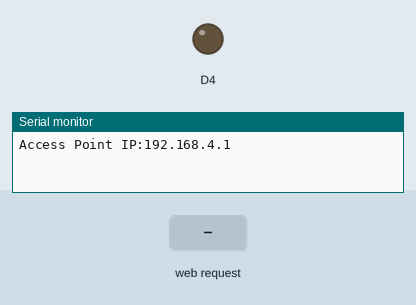
Bench run of a sketch on a simulated ESP8266 (NodeMCU). Parts: output pins drawn as LEDs (lit = HIGH), the last lines printed to the serial monitor. Inputs (shaded band) come from the test bench.

Above: at 1.2 s.
1.3 s: HTTP request GET /ledon received
At 2.5 s:
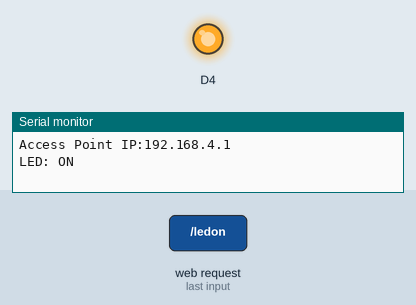
2.8 s: HTTP request GET / received
At 3.9 s:
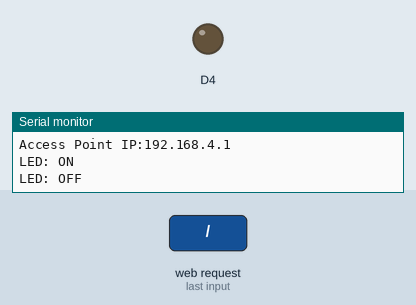
Timing chart, 0 to 5.8 s (numbered marks = the images above; inputs shaded):
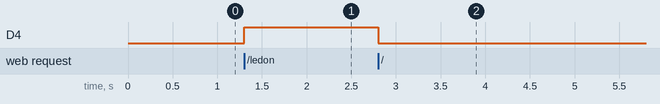

Measured:
- after the input at 1.3 s, D4: LOW → HIGH at once
- after the input at 2.8 s, D4: HIGH → LOW at once

The sketch:

ESP8266_Webserver_Access_Point_Mode.ino
```cpp
#include <ESP8266WiFi.h>
#include <ESP8266WebServer.h>

/* Put your SSID & Password */
const char* ssid = "NodeMCU";
const char* password = "123456789";

ESP8266WebServer server(80);

bool LEDstatus = LOW;

void setup() {
  Serial.begin(9600);
  pinMode(D4, OUTPUT);
  WiFi.softAP(ssid, password);

  IPAddress myIP = WiFi.softAPIP();
  Serial.print("Access Point IP:");
  Serial.println(myIP);

  server.on("/", handle_OnConnect);
  server.on("/ledon", handle_ledon);
  server.on("/ledoff", handle_ledoff);
  server.onNotFound(handle_NotFound);

  server.begin();
  //Serial.println("HTTP Server Started");
}

void loop() {
  server.handleClient();

  if(LEDstatus)
  {digitalWrite(D4, HIGH);}
  else
  {digitalWrite(D4, LOW);}
}

void handle_OnConnect() {
  LEDstatus = LOW;
  Serial.println("LED: OFF");
  server.send(200, "text/html", updateWebpage(LEDstatus));
}

void handle_ledon() {
  LEDstatus = HIGH;
  Serial.println("LED: ON");
  server.send(200, "text/html", updateWebpage(LEDstatus));
}

void handle_ledoff() {
  LEDstatus = LOW;
  Serial.println("LED: OFF");
  server.send(200, "text/html", updateWebpage(LEDstatus));
}

void handle_NotFound(){
  server.send(404, "text/plain", "Not found");
}

String updateWebpage(uint8_t LEDstatus){
  String ptr = "<!DOCTYPE html> <html>\n";
  ptr +="<head><meta name=\"viewport\" content=\"width=device-width, initial-scale=1.0, user-scalable=no\">\n";
  ptr +="<title>LED Control</title>\n";
  ptr +="<style>html { font-family: Helvetica; display: inline-block; margin: 0px auto; text-align: center;}\n";
  ptr +="body{margin-top: 50px;} h1 {color: #444444;margin: 50px auto 30px;} h3 {color: #444444;margin-bottom: 50px;}\n";
  ptr +=".button {display: block;width: 80px;background-color: #1abc9c;border: none;color: white;padding: 13px 30px;text-decoration: none;font-size: 25px;margin: 0px auto 35px;cursor: pointer;border-radius: 4px;}\n";
  ptr +=".button-on {background-color: #3498db;}\n";
  ptr +=".button-on:active {background-color: #3498db;}\n";
  ptr +=".button-off {background-color: #34495e;}\n";
  ptr +=".button-off:active {background-color: #2c3e50;}\n";
  ptr +="p {font-size: 14px;color: #888;margin-bottom: 10px;}\n";
  ptr +="</style>\n";
  ptr +="</head>\n";
  ptr +="<body>\n";
  ptr +="<h1>ESP8266 Web Server</h1>\n";
  ptr +="<h3>Using Access Point(AP) Mode</h3>\n";

   if(LEDstatus){
    ptr +="<p>BLUE LED: ON</p><a class=\"button button-off\" href=\"/ledoff\">OFF</a>\n";
   }else{
    ptr +="<p>BLUE LED: OFF</p><a class=\"button button-on\" href=\"/ledon\">ON</a>\n";
  }

  ptr +="</body>\n";
  ptr +="</html>\n";
  return ptr;
}
```
